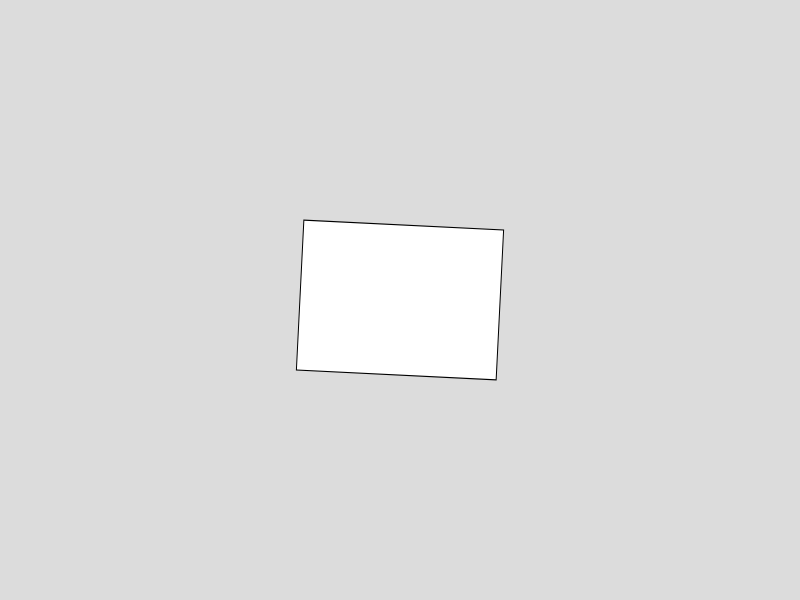
Frame 1 (no input)
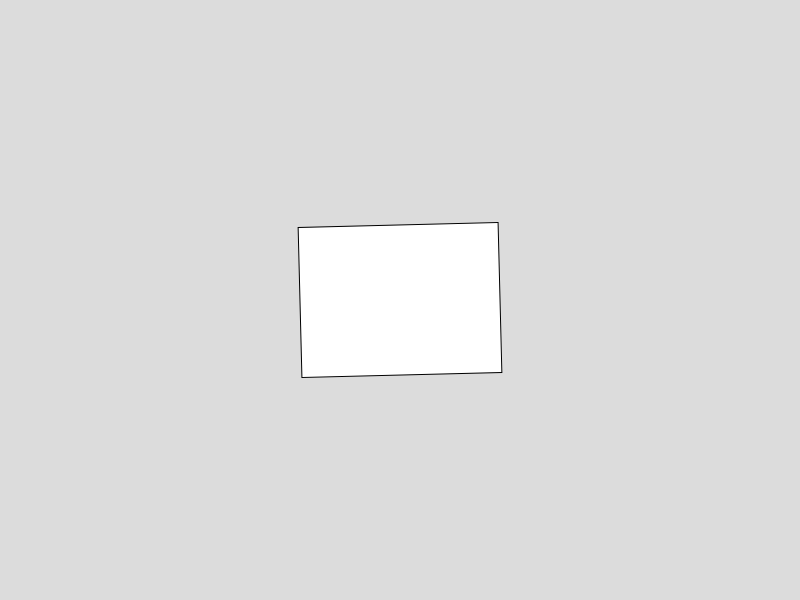
Frame 60 (no input)
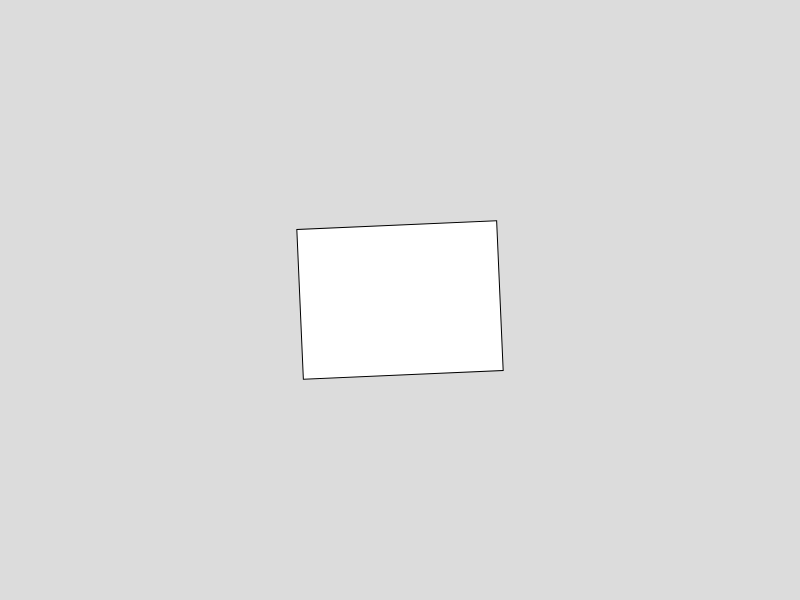
Frame 120 (the mouse pressed at the canvas centre since frame 60)

The p5.js sketch that drew these frames (run headless with seeded random() and noise() and a simulated clock; from frame 60 on, the mouse is pressed at the canvas centre):

// p5.js sketch
// ── sketch.js

let angle = 0.01
function setup() {
    createCanvas(800, 600)
}

function draw() {
    background(220)
    
    push() //creates temporary memory for transforamtions and drawing styles
    translate(width*0.5, height*0.5) //Now at center of the screen but redraws grid rom here and not just roates from here AudioListener.
    
    //rotate(QUARTER_PI) //since angles are measured in radiants for p5 not degrees, quarter pi would be what we observe as 45 degrees
    //createGrid(10)
    
    rotate(sin(millis()*0.1) * 0.05) //since millisecond scales very fast multiplying by a hundreth to scale the rate down of implemenations. When adding sin it begins to oscilalte like a sin wave form.
    rect(-100, -75, 200, 150)
    pop()

    //angle += 0.01 //increase angles by 0.01 each frame? Called bac angle from line 2. Helps to check in intervals of 10 as well.
}


        // for(where it starts, whats going to happen, iterations?)
function createGrid(gridResolution = 10){
    for(let i = -gridResolution*0.5; i <= gridResolution*0.5; i++){
        let x = i * width/gridResolution //so when x is 0 still 0 but when x is 1 line will be drawn at 80, then 160, etc
        stroke(0)
        line(x, -height*0.5, x, height*0.5)
    }
    for(let i = -gridResolution*0.5; i <= gridResolution*0.5; i++){
        let y = i * height/gridResolution
        stroke(0)
        line(-width*0.5, y, width*0.5, y)

    }
}
